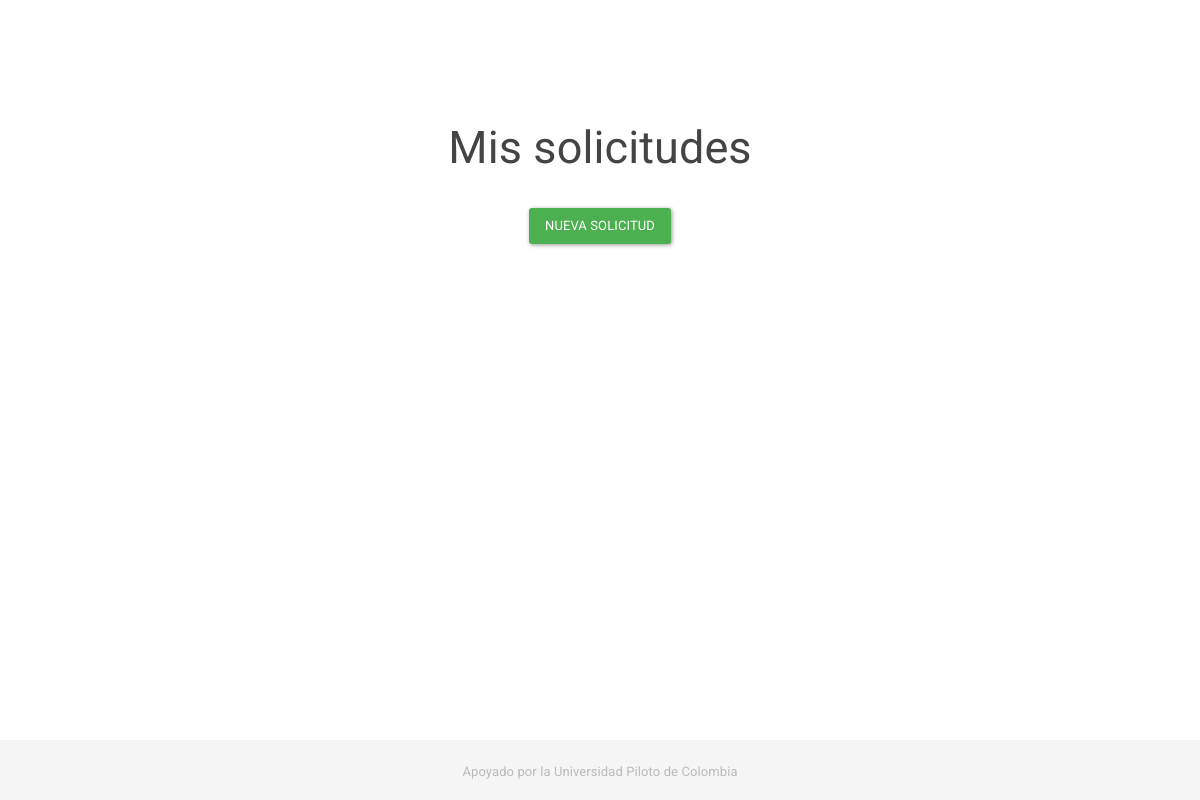
/solicitudes/solicitud-user/ (signed in), run on an earlier commit of the app's database.
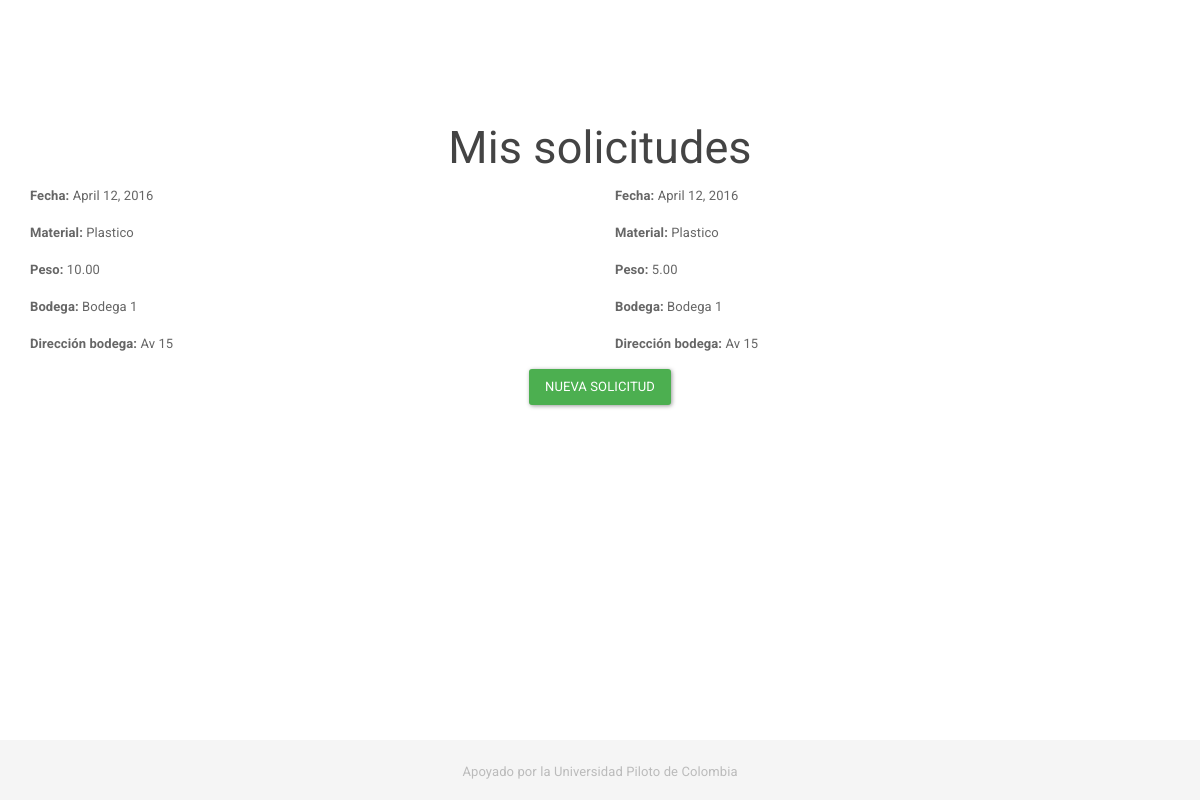
And on a later commit of the database.
### app_ambiente/apps/solicitudes/models.py (models this page shows, shortened)
class SolicitudUser(models.Model):
	user = models.ForeignKey(User)
	bodega_material = models.ForeignKey(BodegaMaterial)
	peso_aprox = models.DecimalField(max_digits = 11, decimal_places = 2)
	fecha = models.DateField(default = datetime.now)

class BodegaMaterial(models.Model):
	material = models.ForeignKey(TipoMaterial)
	precio = models.DecimalField(max_digits = 11, decimal_places = 2, blank = True, null = True)
	bodega = models.ForeignKey(Bodega)

class TipoMaterial(models.Model):
	nombre = models.CharField(max_length = 20)

class Bodega(models.Model):
	nombre = models.CharField(max_length = 30)
	user = models.OneToOneField(User, null = True, blank = True)
	direccion = models.CharField(max_length = 40)

### app_ambiente/apps/solicitudes/views.py (the view)
def solicitud_user(request):
	solicitud = SolicitudUser.objects.filter(user = request.user)
	return render(request, 'solicitud/solicitud_user.html', {'title': 'Lista de Solicitudes', 'solicitudes': solicitud})

### app_ambiente/apps/principal/templates/solicitud/solicitud_user.html
{% extends 'layout/base.html' %}
{% block content %}
	<h2>Mis solicitudes</h2>
	<div class="row text-left">
	{% for solicitud in solicitudes %}
		<div class="col-xs-6">
			<p><strong>Fecha: </strong>{{ solicitud.fecha }}</p>
			<p><strong>Material: </strong>{{ solicitud.bodega_material.material.nombre }}</p>
			<p><strong>Peso: </strong>{{ solicitud.peso_aprox }}</p>
			<p><strong>Bodega: </strong>{{ solicitud.bodega_material.bodega.nombre }}</p>
			<p><strong>Dirección bodega: </strong>{{ solicitud.bodega_material.bodega.direccion }}</p>
		</div>
	{% endfor %}
	<br>
	<div class="text-center">
		<a href="{% url 'new_solicitud' %}" class="btn btn-success" id="load-page">Nueva Solicitud</a>
	</div>
	</div>
{% endblock content %}

### app_ambiente/apps/principal/templates/layout/base.html (shortened to what this page needs)
{% load static %}
<!DOCTYPE html>
<html lang="en">
	<head>
		<link rel="stylesheet" href="{% static 'css/bootstrap.min.css' %}">
		<link rel="stylesheet" href="{% static 'css/style.min.css' %}">
	</head>
	<body>
		<div class="container text-center content-centered" style="margin-top:100px">
			{% block content %}{% endblock content %}
		</div>
		<footer class="footer">
			<div class="container">
				<p class="text-muted text-center">Apoyado por la Universidad Piloto de Colombia</p>
			</div>
		</footer>
	</body>
</html>

What changed in the data, as far as the page shows it:
added SolicitudUser: fecha "April 12, 2016", bodega_material.material.nombre "Plastico", peso_aprox "10.00", bodega_material.bodega.nombre "Bodega 1", bodega_material.bodega.direccion "Av 15"
added SolicitudUser: fecha "April 12, 2016", bodega_material.material.nombre "Plastico", peso_aprox "5.00", bodega_material.bodega.nombre "Bodega 1", bodega_material.bodega.direccion "Av 15"
